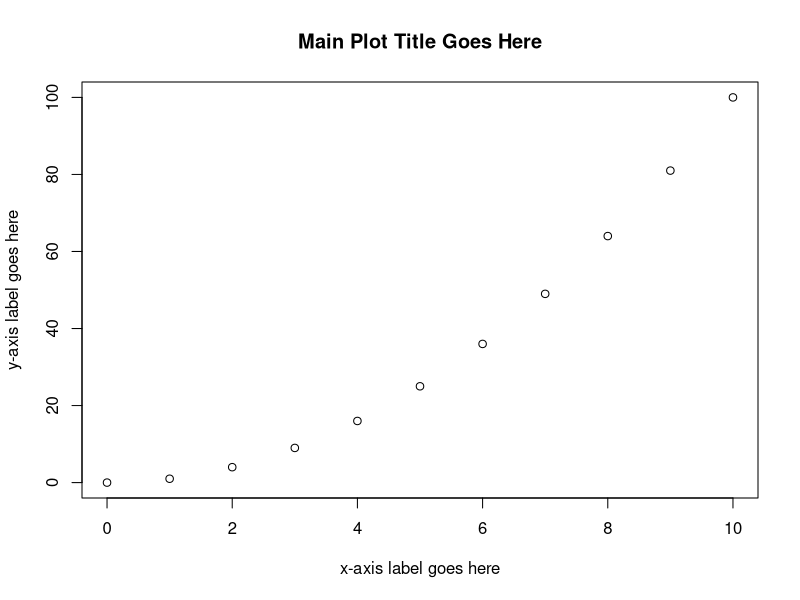
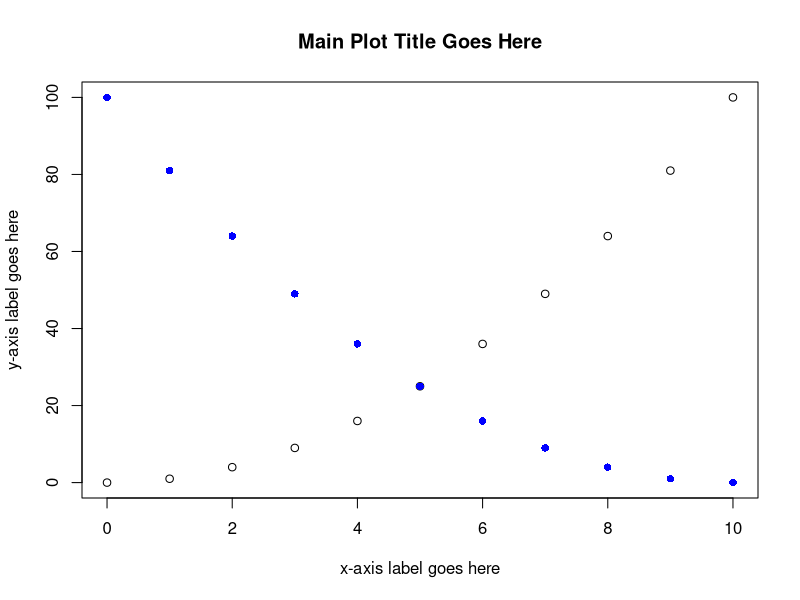
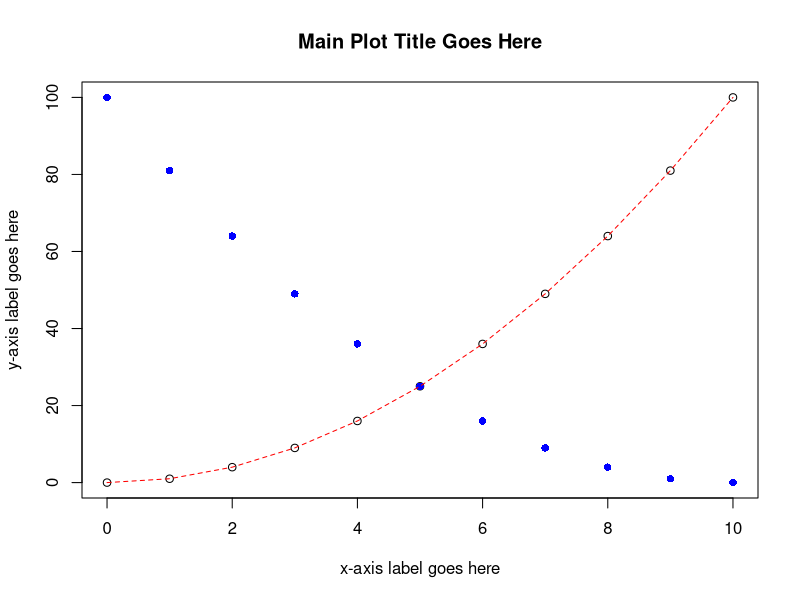
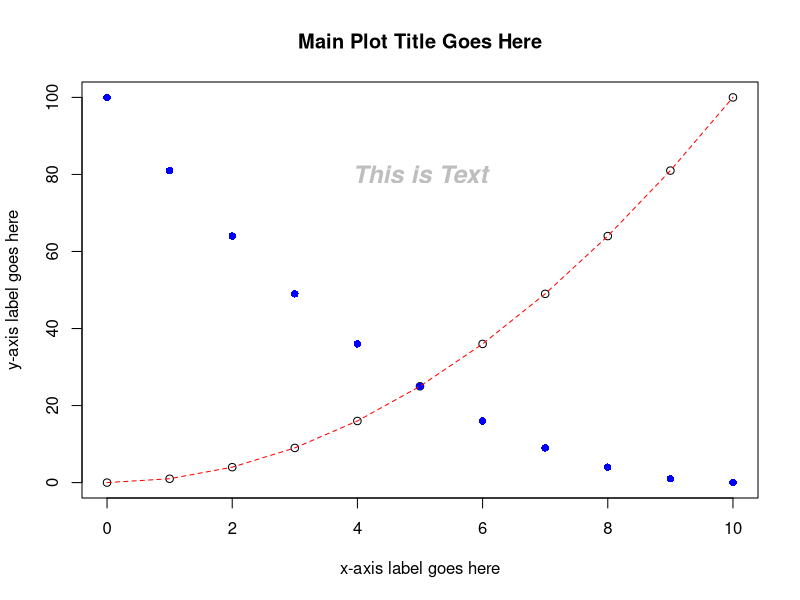
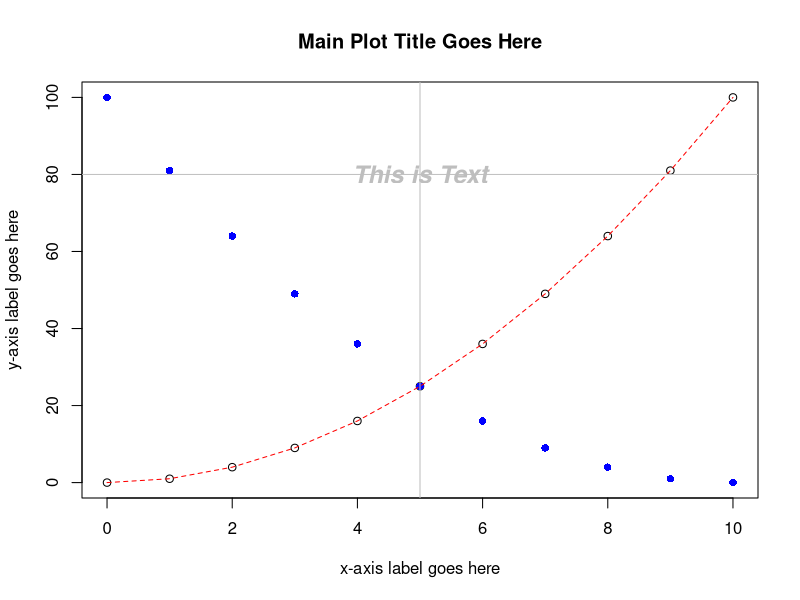
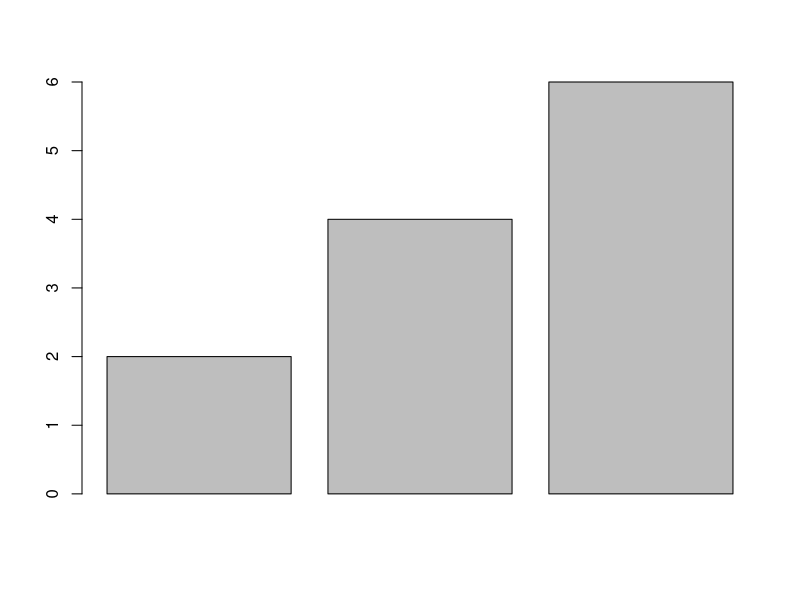
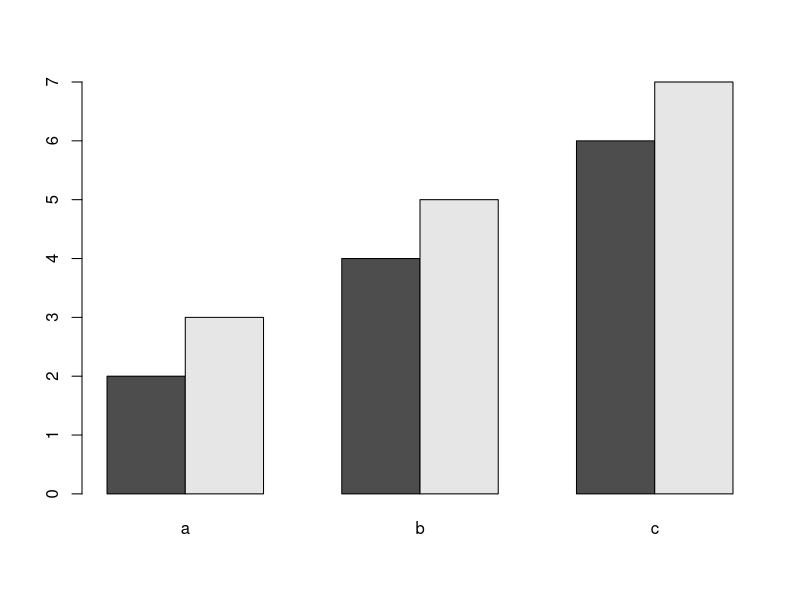

These figures' R source, in order: (Note: this script raises an error after producing the figures.)
## ---- chunk 1
rm(list = ls(all = T))
knitr::opts_chunk$set(fig.align = "center")
## ---- chunk 2
x = 0:10
y = x^2
plot(x = x, y = y,
     xlab = "x-axis label goes here",
     ylab = "y-axis label goes here",
     main = "Main Plot Title Goes Here")
## ---- chunk 3
pars = c("`xlab`", "`ylab`", "`main`", "`cex`", "`pch`", "`xlim`", "`ylim`", "`type`",
         "`lty`", "`lwd`", "`col`")

usage = c('`xlab = "X-AXIS"`', '`ylab = "Y-AXIS"`',
          '`main = "TITLE"`', '`cex = 1.5`', '`pch = 17`', 
          '`xlim = range(x)`', '`ylim = c(0,1)`',
          '`type = "l"`', '`lty = 2`', '`lwd = 2`', '`col = "blue"`')

desc = c("changes the x-axis label text",
         "changes the y-axis label text",
         "changes the main title text",
         "changes the size of symbols in the plotting region^[`cex` is a multiplier: `cex = 1.5` says make the points 1.5 times as large as they would be by default.]",
         "changes the symbol type^[There are approximately 20 different `pch` settings: `pch = 1` is empty circles, `pch = 16` is filled circles, etc.]",
         "changes the endpoints (limits) of the x-axis^[`xlim` and `ylim` both require a numeric vector of length 2 where neither of the elements may be an `NA`.]",
         "same as `xlim`, but for the y-axis",
         'changes the way points are connected by lines^[The default is points only, `type = "l"` is for lines only, `type = "o"` is for points connected with lines, and `type = "b"` is for points and lines but with a small amount of separation between them.]',
         'changes the line type^[`lty = 1` is solid, `lty = 2` is dashed, `lty = 3` is dotted, etc. You can also specific it like `lty = "solid"`, `lty = "dotted"`, or `lty = "dotdash"`.]', 
         "changes the line width^[works just like `cex`: `lwd = 3` codes for a line that is 3 times as thick as it would normally be]",
         "changes the color of plotted objects^[there is a whole host of colors you can pass R by name, run `colors()` to see for yourself]")
df = data.frame(Arg. = pars, Usage = usage, Description = desc)
# pander::pandoc.table(df, justify = "lll", split.cells = c("10%", "30%", "60%"))
knitr::kable(df,
             caption = "Several of the key arguments to high- and low-level plotting functions")
## ---- chunk 4
plot(x = x, y = y, xlab = "x-axis label goes here", ylab = "y-axis label goes here",
      main = "Main Plot Title Goes Here")
points(x = rev(x), y = y, col = "blue", pch = 16)
## ---- chunk 5
plot(x = x, y = y, xlab = "x-axis label goes here",
     ylab = "y-axis label goes here", main = "Main Plot Title Goes Here")
points(x = rev(x), y = y, col = "blue", pch = 16)
lines(x = x, y = y, lty = 2, col = "red")
## ---- chunk 6
plot(x = x, y = y, xlab = "x-axis label goes here", ylab = "y-axis label goes here",
      main = "Main Plot Title Goes Here")
points(x = rev(x), y = y, col = "blue", pch = 16)
lines(x = x, y = y, lty = 2, col = "red")
text(x = 5, y = 80, "This is Text", cex = 1.5, col = "grey", font = 4)
## ---- chunk 7
plot(x = x, y = y, xlab = "x-axis label goes here", ylab = "y-axis label goes here",
      main = "Main Plot Title Goes Here")
points(x = rev(x), y = y, col = "blue", pch = 16)
lines(x = x, y = y, lty = 2, col = "red")
text(x = 5, y = 80, "This is Text", cex = 1.5, col = "grey", font = 4)
abline(h = 80, col = "grey"); abline(v = 5, col = "grey")
## ---- chunk 8
x1 = c(2,4,6)
barplot(x1)
## ---- chunk 9
x2 = c(3,5,7)
x3 = rbind(x1, x2)

barplot(x3, names.arg = c("a", "b", "c"), beside = T)

## ---- chunk 10
dat = read.csv("Data/creel.csv")
summary(dat)
## ---- chunk 11
plot(x = dat$fishery, y = dat$hours)
## ---- chunk 12
hist(dat$hours[dat$fishery == "Tournament"])
## ---- chunk 13
# extract the hours for tournament anglers
t_hrs = dat$hours[dat$fishery == "Tournament"]

# create the bin endpoints
nbins = 20
breaks = seq(from = min(t_hrs), to = max(t_hrs), length = nbins + 1)
hist(t_hrs, breaks = breaks, main = "Tournament", col = "grey")
## ---- chunk 14
par(xaxs = "i", yaxs = "i")
hist(t_hrs, breaks = breaks, main = "Tournament", col = "grey")
## ---- chunk 15
par(mfrow = c(1,3))
hist(dat$hours[dat$fishery == "Tournament"], main = "Tourn")
hist(dat$hours[dat$fishery == "Non.Tournament"], main = "Non.Tourn")
hist(dat$hours[dat$fishery == "Harvest"], main = "Harvest")
## ---- chunk 16
barplot(x3, beside = T,names.arg = c("a", "b", "c"), col = c("skyblue2", "tomato2"))
legend("topleft", legend = c("Group 1", "Group 2"), fill = c("skyblue2", "tomato2"))
## ---- chunk 17
# 1) extract and sort the hours for two fisheries from fewest hours
t_hrs = sort(dat$hours[dat$fishery == "Tournament"])
n_hrs = sort(dat$hours[dat$fishery == "Non.Tournament"])

# 2) make the plot: plot for t_hrs only, but ensure xlim covers both groups

# set the margins: 
  # 4 lines of margin space on bottom and left,
  # 1 on top and right
par(mar = c(4,4,1,1))  
plot(x = t_hrs, y = 1:length(t_hrs),
     type = "o", lty = 2, xlim = range(c(t_hrs, n_hrs)),
     xlab = "Hours Fished/Year", ylab = "Rank within Fishery Samples",
     las = 1)  # las = 1 says "turn the y-axis tick labels to be horizontal"

# 3) add info for the other fishery
points(x = n_hrs, y = 1:length(n_hrs), type = "o", lty = 1, pch = 16)

# 4) add the legend
legend("topleft", legend = c("Tournament", "Non-Tournament"), 
       lty = c(2,1), pch = c(1, 16), bty = "n")
## ---- chunk 18
x_bar = tapply(dat$hours, dat$fishery, mean)
barplot(x_bar)
## ---- chunk 19
calc_se = function(x) {
  sqrt(sum((x - mean(x))^2)/(length(x)-1))/sqrt(length(x))
}
## ---- chunk 20
se = tapply(dat$hours, dat$fishery, calc_se)
## ---- chunk 21
lwr = x_bar - 1.96 * se
upr = x_bar + 1.96 * se
## ---- chunk 22
mp = barplot(x_bar, ylim = range(c(0, upr)))
arrows(x0 = mp, y0 = lwr, x1 = mp, y1 = upr, length = 0.1, angle = 90, code = 3)
